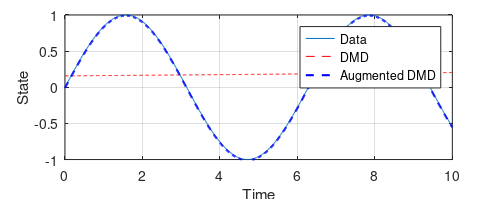

Source code (MATLAB):
clear all, close all, clc

dt = 0.01;
t = 0:dt:10;
x = sin(t);
plot(t,x), hold on

X = x(1:end-1);
X2 = x(2:end);

[U,S,V] = svd(X,'econ');
Atilde = U'*X2*V*inv(S);
[W,Lambda] = eig(Atilde);
Omega = log(Lambda)/dt
phi = X2*V*inv(S)*W;

b = (phi*exp(Omega*t))'\x';
xdmd = b*phi*exp(Omega*t);
plot(t,xdmd,'r--')

%% Augmented DMD
Xaug = [x(1:end-2);
    x(2:end-1)];
Xaug2 = [x(2:end-1);
    x(3:end)];

[U,S,V] = svd(Xaug,'econ');
Atilde = U'*Xaug2*V*inv(S);
[W,Lambda] = eig(Atilde);
Omega = diag(log(diag(Lambda)))/dt
Phi = Xaug2*V*inv(S)*W;

b = Phi\Xaug(:,1);
for k=1:length(t)
    xaugdmd(:,k) = Phi*exp(Omega*t(k))*b;
end
plot(t,real(xaugdmd(1,:)),'b--','LineWidth',1.5)
ylim([-1 1]), grid on
legend('Data','DMD','Augmented DMD')
xlabel('Time'), ylabel('State')


set(gcf,'Position',[100 100 500 200])
set(gcf,'PaperPositionMode','auto')
% print('-depsc2', '-loose', 'standingwave');